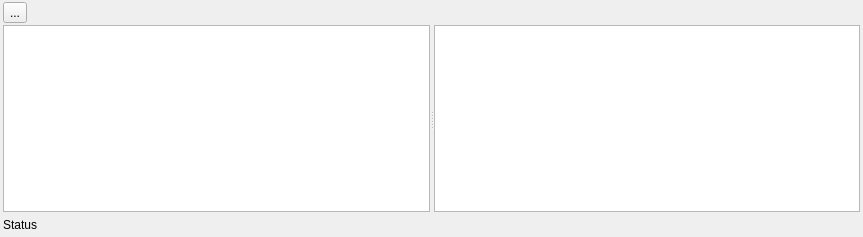
<?xml version="1.0" encoding="UTF-8"?>
<ui version="4.0">
 <class>ScratchPanel</class>
 <widget class="QDockWidget" name="ScratchPanel">
  <property name="geometry">
   <rect>
    <x>0</x>
    <y>0</y>
    <width>863</width>
    <height>237</height>
   </rect>
  </property>
  <property name="windowTitle">
   <string>Scratch Editor</string>
  </property>
  <widget class="QWidget" name="dockWidgetContents">
   <layout class="QVBoxLayout" name="verticalLayout">
    <property name="spacing">
     <number>0</number>
    </property>
    <property name="leftMargin">
     <number>3</number>
    </property>
    <property name="topMargin">
     <number>0</number>
    </property>
    <property name="rightMargin">
     <number>3</number>
    </property>
    <property name="bottomMargin">
     <number>0</number>
    </property>
    <item>
     <widget class="QWidget" name="TopTools" native="true">
      <property name="minimumSize">
       <size>
        <width>0</width>
        <height>25</height>
       </size>
      </property>
      <property name="maximumSize">
       <size>
        <width>16777215</width>
        <height>25</height>
       </size>
      </property>
      <layout class="QHBoxLayout" name="horizontalLayout_2">
       <property name="leftMargin">
        <number>0</number>
       </property>
       <property name="topMargin">
        <number>0</number>
       </property>
       <property name="rightMargin">
        <number>0</number>
       </property>
       <property name="bottomMargin">
        <number>0</number>
       </property>
       <item>
        <widget class="QToolButton" name="m_new">
         <property name="sizePolicy">
          <sizepolicy hsizetype="Fixed" vsizetype="Fixed">
           <horstretch>0</horstretch>
           <verstretch>0</verstretch>
          </sizepolicy>
         </property>
         <property name="toolTip">
          <string>Import</string>
         </property>
         <property name="statusTip">
          <string>New</string>
         </property>
         <property name="text">
          <string>...</string>
         </property>
         <property name="popupMode">
          <enum>QToolButton::DelayedPopup</enum>
         </property>
        </widget>
       </item>
       <item>
        <spacer name="horizontalSpacer">
         <property name="orientation">
          <enum>Qt::Horizontal</enum>
         </property>
         <property name="sizeHint" stdset="0">
          <size>
           <width>725</width>
           <height>20</height>
          </size>
         </property>
        </spacer>
       </item>
      </layout>
     </widget>
    </item>
    <item>
     <widget class="QSplitter" name="m_splitter">
      <property name="orientation">
       <enum>Qt::Horizontal</enum>
      </property>
      <widget class="QTreeWidget" name="m_nodeTreeWidget">
       <property name="animated">
        <bool>false</bool>
       </property>
       <property name="headerHidden">
        <bool>true</bool>
       </property>
       <property name="columnCount">
        <number>2</number>
       </property>
       <column>
        <property name="text">
         <string notr="true">1</string>
        </property>
       </column>
       <column>
        <property name="text">
         <string notr="true">2</string>
        </property>
       </column>
      </widget>
      <widget class="QGraphicsView" name="m_graphicsView">
       <property name="contextMenuPolicy">
        <enum>Qt::CustomContextMenu</enum>
       </property>
       <property name="verticalScrollBarPolicy">
        <enum>Qt::ScrollBarAsNeeded</enum>
       </property>
       <property name="horizontalScrollBarPolicy">
        <enum>Qt::ScrollBarAsNeeded</enum>
       </property>
      </widget>
     </widget>
    </item>
    <item>
     <widget class="QWidget" name="BottomTools" native="true">
      <property name="minimumSize">
       <size>
        <width>0</width>
        <height>25</height>
       </size>
      </property>
      <property name="maximumSize">
       <size>
        <width>16777215</width>
        <height>25</height>
       </size>
      </property>
      <layout class="QHBoxLayout" name="horizontalLayout">
       <property name="spacing">
        <number>2</number>
       </property>
       <property name="leftMargin">
        <number>0</number>
       </property>
       <property name="topMargin">
        <number>0</number>
       </property>
       <property name="rightMargin">
        <number>0</number>
       </property>
       <property name="bottomMargin">
        <number>0</number>
       </property>
       <item>
        <widget class="QLabel" name="label">
         <property name="text">
          <string>Status</string>
         </property>
        </widget>
       </item>
       <item>
        <spacer name="horizontalSpacer_2">
         <property name="orientation">
          <enum>Qt::Horizontal</enum>
         </property>
         <property name="sizeHint" stdset="0">
          <size>
           <width>40</width>
           <height>20</height>
          </size>
         </property>
        </spacer>
       </item>
      </layout>
     </widget>
    </item>
   </layout>
  </widget>
 </widget>
 <resources/>
 <connections/>
</ui>
